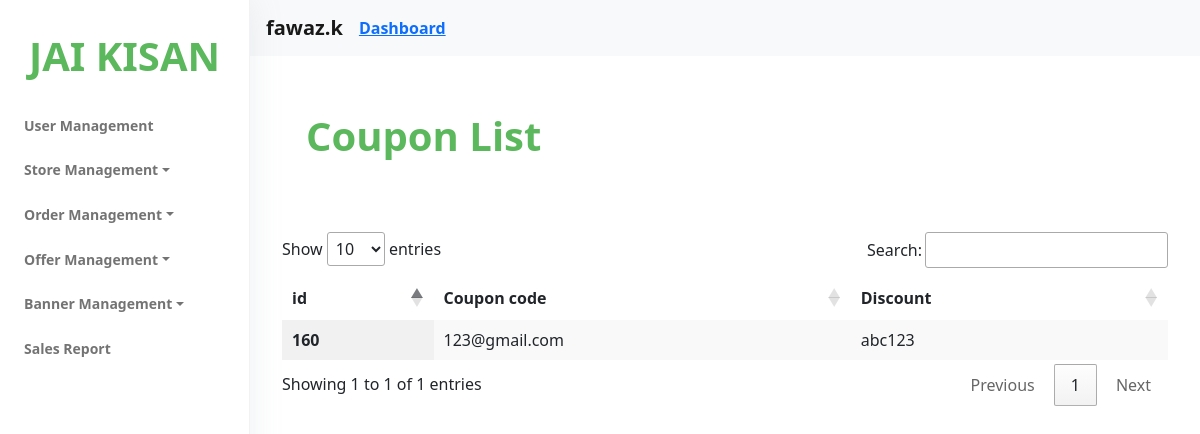
The page /adminpanel/redeemed_coupon (signed in) on the database as committed earlier.
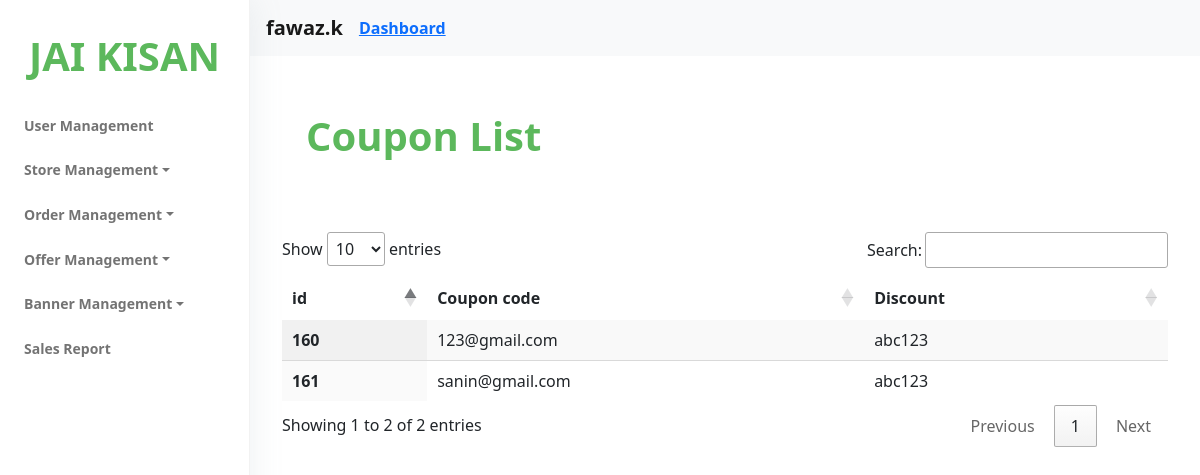
The same page on the database as committed later.
### offer/models.py (models this page shows, shortened)
class RedeemedCoupon(models.Model):
    user = models.ForeignKey(get_user_model(), on_delete=models.CASCADE)
    coupon = models.ForeignKey(Coupon, on_delete=models.CASCADE)

class Coupon(models.Model):
    coupon_code = models.CharField(max_length=50, unique=True)
    discount = models.PositiveIntegerField(help_text="Offer in percentage", null=True)
    is_active = models.BooleanField(default=False)
    def __str__(self):
        return str(self.coupon_code)

### accounts/models.py (models this page shows, shortened)
class Account(AbstractBaseUser):
    first_name = models.CharField(max_length=50)
    last_name = models.CharField(max_length=50)
    username = models.CharField(max_length=50)
    email = models.CharField(max_length=50,unique=True)
    phone_number=models.CharField(('mobile number'), max_length=20, unique=True)
    profile_img = models.ImageField( null=True, blank=True, upload_to='userprofile')
    city = models.CharField(max_length=50,null=True)
    state = models.CharField(max_length=50,null=True)
    date_joined = models.DateTimeField(auto_now_add=True)
    last_login = models.DateTimeField(auto_now_add=True)
    is_admin = models.BooleanField(default=False)
    is_staff = models.BooleanField(default=False)
    is_active = models.BooleanField(default=True)
    is_superadmin = models.BooleanField(default=False)
    USERNAME_FIELD ='email'
    REQUIRED_FIELDS = ['first_name','last_name','username','phone_number']
    objects = MyAccountManager()

### admin_panel/views.py (the view)
# urls.py: path('redeemed_coupon',views.redeemed_coupon,name='redeemed_coupon'),
@staff_member_required(login_url='adminpanel')
def redeemed_coupon(request):
    redeemed_coupon= RedeemedCoupon.objects.all()
    context={
        'redeemed_coupon':redeemed_coupon,
    }
    return render(request,'adminpanel/redeem_coupon.html',context)

### cart/context_processors.py (called while the page is built, shortened)
def counter(request):
    cart_count = 0
    if 'admin' in request.path:
        return{}
    return dict(cart_count=cart_count)

### category/context_processors.py (called while the page is built)
def menu_links(request):
    links = category.objects.all()
    return dict(links=links)

### templates/adminpanel/redeem_coupon.html (shortened to what this page needs)
{% load static %}
{% include 'adminpanel/nav.html' %}
<!DOCTYPE html>
<html lang="en">
<head>
    <link rel="stylesheet" href="https://cdn.jsdelivr.net/npm/bootstrap@5.0.0-beta1/dist/css/bootstrap.min.css">
    <link rel="stylesheet" type="text/css" href="https://cdn.datatables.net/1.11.3/css/jquery.dataTables.css">
</head>
<body>
    <div class="header">
        <div class="align-items-center">
            <div class="px-2 col-lg-12 col-7">
                <div class="table-responsive">
                    <div>
                    <h1 style="color:#5cb85c; font-weight:700" class="m-5">Coupon List</h1>
                    </div>
                    <div class="container p-4">
                        <table id="table" class="display"  style="border:None;">
                            <thead  style="border:None;">
                                <tr  style="border:None;">
                                    <th  style="border:None;" scope="col">id</th>
                                    <th  style="border:None;" scope="col">Coupon code</th>
                                    <th  style="border:None;" scope="col">Discount</th>
                                </tr>
                            </thead>
                            <tbody  style="border:None;">
                                {% for x in redeemed_coupon %}
                                <tr>
                                    <th scope="row">
                                        {{ x.id }}
                                    </th>
                                    <td>
                                        {{ x.user }}
                                    </td>
                                    <td>
                                        {{ x.coupon }}
                                    </td>
                                </tr>
                                {% endfor %}
                            </tbody>
                        </table>
                    </div>
                </div>
            </div>
        </div>
    </div>
</body>
</html>

Rows that differ between the two databases and show on the page:
added RedeemedCoupon: id "161", user "sanin@gmail.com", coupon "abc123"
Other text that changed with them:
text written by a page script: "Show entries Search: Showing 1 to 1 of 1 entries Previous 1 Next" → "Show entries Search: Showing 1 to 2 of 2 entries Previous 1 Next"
